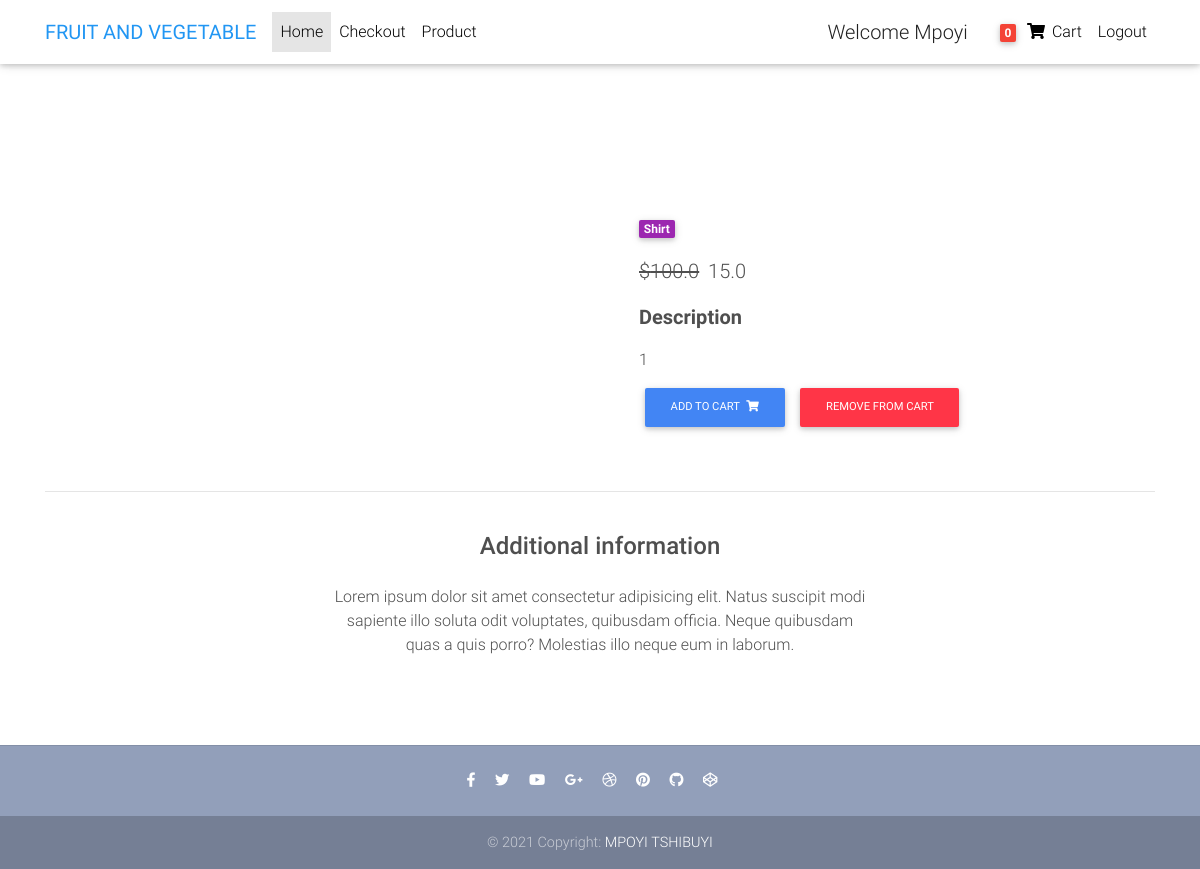
/product/shirt-product/ (signed in), run on an earlier commit of the app's database.
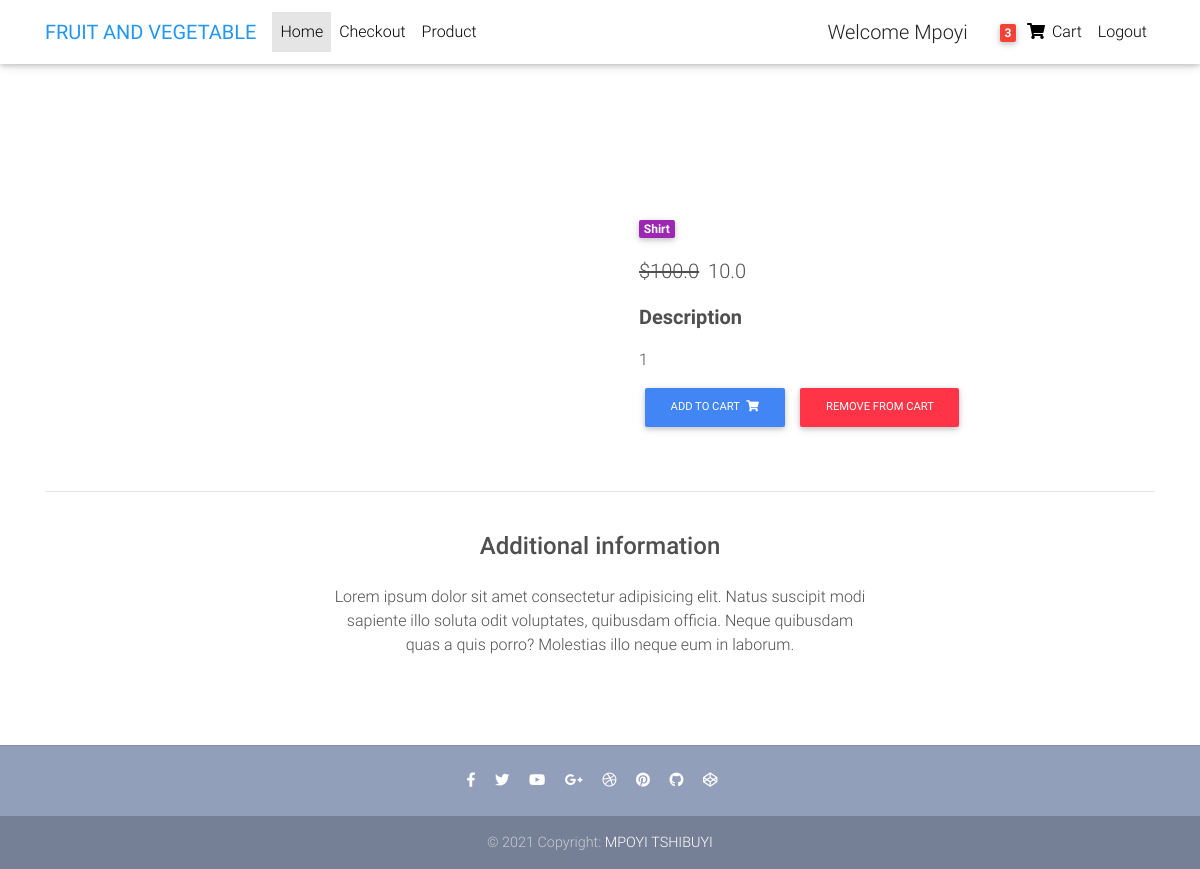
And on a later commit of the database.
### shop/models.py (models this page shows, shortened)
class Order(models.Model):
    user            = models.ForeignKey(settings.AUTH_USER_MODEL, on_delete=models.CASCADE)
    ordered         = models.BooleanField(default=False)
    items           = models.ManyToManyField(OrderItem)
    start_date      = models.DateTimeField(auto_now_add=True)
    ordered_date    = models.DateTimeField()
    billing_address    = models.ForeignKey('BillingAddress', on_delete=models.SET_NULL, blank=True, null=True)
    payment    = models.ForeignKey('Payment', on_delete=models.SET_NULL, blank=True, null=True)

class Item(models.Model):
    title           = models.CharField(max_length=100)
    price           = models.FloatField()
    discount_price  = models.FloatField(blank=True, null=True)
    category        = models.CharField(choices=CATEGORY_CHOICES, max_length=2)
    label           = models.CharField(choices=CATEGORY_CHOICES, max_length=2)
    slug            = models.SlugField()
    image           = models.ImageField(upload_to='photo/')
    description     = models.TextField()
    def get_add_to_cart_url(self):
        return reverse("shop:add-to-cart", kwargs={"slug": self.slug})
    def get_remove_from_cart_url(self):
        return reverse("shop:remove-from-cart", kwargs={"slug": self.slug})

### shop/views.py (the view)
# urls.py: path('product/<slug>/',                 ItemDetailView.as_view(),       name="product"),
class ItemDetailView(DetailView):
    model = Item
    template_name ='shop/product-page.html'

### shop/templatetags/cart_template_tags.py (called while the page is built)
@register.filter
def cart_item_count(user):
    if user.is_authenticated:
        qs = Order.objects.filter(user=user, ordered=False)
        if qs.exists():
            return qs[0].items.count()
    return 0

### templates/shop/product-page.html (shortened to what this page needs)
{% extends  'base.html' %}
{% load static %}
  {% block content %}
  <main class="mt-5 pt-4">
    <div class="container dark-grey-text mt-5">
      <div class="row wow fadeIn">
        <div class="col-md-6 mb-4">
        </div>
        <div class="col-md-6 mb-4">
          <div class="p-4">
            <div class="mb-3">
              <a href="">
                <span class="badge purple mr-1">{{ object.get_category_display }}</span>
              </a>
            </div>
            <p class="lead">
              {% if item.discount_price  %}
              <span class="mr-1">
                <del>${{ object.price}}</del>
              </span>{{ item.discount_price  }}
              {% else %}
              <span>$  {{ item.price }}</span>
              {% endif %}
            </p>
            <p class="lead font-weight-bold">Description</p>
            <p>{{ object.description }}</p>
            <a href="{{ object.get_add_to_cart_url }}" class="btn btn-primary btn-md my-0 p" >Add to cart
              <i class="fas fa-shopping-cart ml-1"></i>
            </a>
            <a href="{{ object.get_remove_from_cart_url }}" class="btn btn-danger btn-md my-0 p" >Remove from cart</a>
          </div>
        </div>
      </div>
      <hr>
      <div class="row d-flex justify-content-center wow fadeIn">
        <div class="col-md-6 text-center">
          <h4 class="my-4 h4">Additional information</h4>
          <p>Lorem ipsum dolor sit amet consectetur adipisicing elit. Natus suscipit modi sapiente illo soluta odit
            voluptates,
            quibusdam officia. Neque quibusdam quas a quis porro? Molestias illo neque eum in laborum.</p>
        </div>
      </div>
      <div class="row wow fadeIn">
        <div class="col-lg-4 col-md-12 mb-4">
        </div>
        <div class="col-lg-4 col-md-6 mb-4">
        </div>
        <div class="col-lg-4 col-md-6 mb-4">
        </div>
      </div>
    </div>
  </main>
  {% endblock content %}

### templates/navbar.html (shortened to what this page needs)
{% load static %}
{% load cart_template_tags %}
<nav class="navbar fixed-top navbar-expand-lg navbar-light white scrolling-navbar">
    <div class="container">
    <a class="navbar-brand waves-effect" href="https://mdbootstrap.com/docs/jquery/" target="_blank">
        <strong class="blue-text">FRUIT AND VEGETABLE</strong>
    </a>
    <div class="collapse navbar-collapse" id="navbarSupportedContent">
        <ul class="navbar-nav mr-auto">
        <li class="nav-item active">
            <a class="nav-link waves-effect" href="{% url 'shop:home-view'   %}">Home
            </a>
        </li>
        <li class="nav-item">
            <a class="nav-link waves-effect" href="{% url 'shop:checkout'   %}" target="_blank">
            Checkout</a>
        </li>
        <li class="nav-item">
            <a class="nav-link waves-effect" href="" target="_blank">
            Product</a>
        </li>
        </ul>
        <ul class="navbar-nav nav-flex-icons">
            {% if request.user.is_authenticated %}
            <h5 class="text-dark pt-2 pr-4 "> Welcome {{user.username}}</h5>
            <li class="nav-item">
                <a href="{% url 'shop:order-summary-view' %}" class="nav-link waves-effect">
                    <span class="badge red z-depth-1 mr-1"> {{ request.user|cart_item_count }} </span>
                    <i class="fas fa-shopping-cart"></i>
                    <span class="clearfix d-none d-sm-inline-block"> Cart </span>
                </a>
            </li>
            <li class="nav-item">
                <a class="nav-link waves-effect" href="{% url 'account_logout' %}">
                    <span class="clearfix d-sm-inline-block"> Logout </span>
                </a>
            </li>
            {% endif %}
        </ul>
    </div>
    </div>
</nav>

What changed in the data, as far as the page shows it:
changed Item "Shirt": discount_price "15.0" → "10.0"
Also different on the page:
{{ request.user|cart_item_count }}: "0" → "3"
